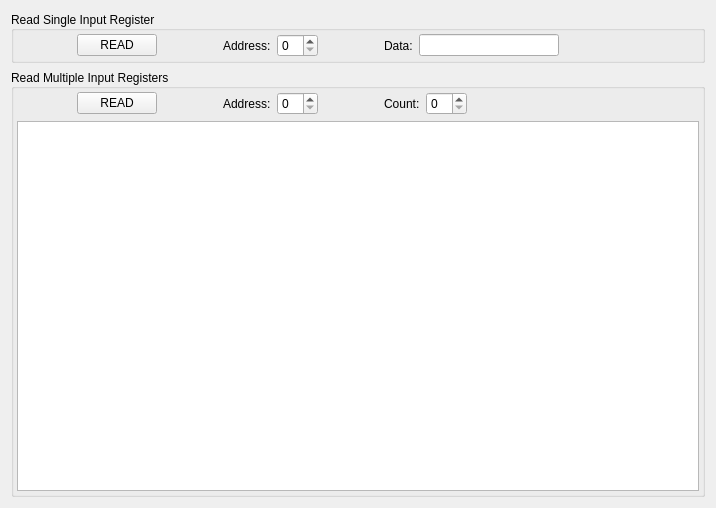
<?xml version="1.0" encoding="UTF-8"?>
<ui version="4.0">
 <class>IRWidget</class>
 <widget class="QWidget" name="IRWidget">
  <property name="geometry">
   <rect>
    <x>0</x>
    <y>0</y>
    <width>716</width>
    <height>508</height>
   </rect>
  </property>
  <property name="windowTitle">
   <string>IRWidget</string>
  </property>
  <layout class="QVBoxLayout" name="verticalLayout_2">
   <item>
    <widget class="QGroupBox" name="irReadSingleGroupBox">
     <property name="title">
      <string>Read Single Input Register</string>
     </property>
     <property name="alignment">
      <set>Qt::AlignmentFlag::AlignLeading|Qt::AlignmentFlag::AlignLeft|Qt::AlignmentFlag::AlignVCenter</set>
     </property>
     <layout class="QHBoxLayout" name="horizontalLayout">
      <property name="leftMargin">
       <number>3</number>
      </property>
      <property name="topMargin">
       <number>3</number>
      </property>
      <property name="rightMargin">
       <number>3</number>
      </property>
      <property name="bottomMargin">
       <number>3</number>
      </property>
      <item>
       <spacer name="horizontalSpacer">
        <property name="orientation">
         <enum>Qt::Orientation::Horizontal</enum>
        </property>
        <property name="sizeType">
         <enum>QSizePolicy::Policy::Fixed</enum>
        </property>
        <property name="sizeHint" stdset="0">
         <size>
          <width>60</width>
          <height>20</height>
         </size>
        </property>
       </spacer>
      </item>
      <item>
       <widget class="QPushButton" name="irReadSingleBtn">
        <property name="text">
         <string>READ</string>
        </property>
       </widget>
      </item>
      <item>
       <spacer name="horizontalSpacer_2">
        <property name="orientation">
         <enum>Qt::Orientation::Horizontal</enum>
        </property>
        <property name="sizeType">
         <enum>QSizePolicy::Policy::Fixed</enum>
        </property>
        <property name="sizeHint" stdset="0">
         <size>
          <width>60</width>
          <height>20</height>
         </size>
        </property>
       </spacer>
      </item>
      <item>
       <widget class="QLabel" name="irReadSingleAddressLabel">
        <property name="text">
         <string>Address:</string>
        </property>
       </widget>
      </item>
      <item>
       <widget class="QSpinBox" name="irReadSingleAddressSpinBox"/>
      </item>
      <item>
       <spacer name="horizontalSpacer_3">
        <property name="orientation">
         <enum>Qt::Orientation::Horizontal</enum>
        </property>
        <property name="sizeType">
         <enum>QSizePolicy::Policy::Fixed</enum>
        </property>
        <property name="sizeHint" stdset="0">
         <size>
          <width>60</width>
          <height>20</height>
         </size>
        </property>
       </spacer>
      </item>
      <item>
       <widget class="QLabel" name="irReadSingleDataLabel">
        <property name="text">
         <string>Data:</string>
        </property>
       </widget>
      </item>
      <item>
       <widget class="QLineEdit" name="irReadSingleDataLineEdit"/>
      </item>
      <item>
       <spacer name="horizontalSpacer_4">
        <property name="orientation">
         <enum>Qt::Orientation::Horizontal</enum>
        </property>
        <property name="sizeHint" stdset="0">
         <size>
          <width>40</width>
          <height>20</height>
         </size>
        </property>
       </spacer>
      </item>
     </layout>
    </widget>
   </item>
   <item>
    <widget class="QGroupBox" name="irReadMultipleGroupBox">
     <property name="title">
      <string>Read Multiple Input Registers</string>
     </property>
     <property name="alignment">
      <set>Qt::AlignmentFlag::AlignLeading|Qt::AlignmentFlag::AlignLeft|Qt::AlignmentFlag::AlignVCenter</set>
     </property>
     <layout class="QVBoxLayout" name="verticalLayout">
      <property name="spacing">
       <number>6</number>
      </property>
      <property name="leftMargin">
       <number>3</number>
      </property>
      <property name="topMargin">
       <number>3</number>
      </property>
      <property name="rightMargin">
       <number>3</number>
      </property>
      <property name="bottomMargin">
       <number>3</number>
      </property>
      <item>
       <layout class="QHBoxLayout" name="horizontalLayout_2">
        <item>
         <spacer name="horizontalSpacer_5">
          <property name="orientation">
           <enum>Qt::Orientation::Horizontal</enum>
          </property>
          <property name="sizeType">
           <enum>QSizePolicy::Policy::Fixed</enum>
          </property>
          <property name="sizeHint" stdset="0">
           <size>
            <width>60</width>
            <height>20</height>
           </size>
          </property>
         </spacer>
        </item>
        <item>
         <widget class="QPushButton" name="irReadMultipleBtn">
          <property name="text">
           <string>READ</string>
          </property>
         </widget>
        </item>
        <item>
         <spacer name="horizontalSpacer_6">
          <property name="orientation">
           <enum>Qt::Orientation::Horizontal</enum>
          </property>
          <property name="sizeType">
           <enum>QSizePolicy::Policy::Fixed</enum>
          </property>
          <property name="sizeHint" stdset="0">
           <size>
            <width>60</width>
            <height>20</height>
           </size>
          </property>
         </spacer>
        </item>
        <item>
         <widget class="QLabel" name="irReadMultipleAddressLabel">
          <property name="text">
           <string>Address:</string>
          </property>
         </widget>
        </item>
        <item>
         <widget class="QSpinBox" name="irReadMultipleAddressSpinBox"/>
        </item>
        <item>
         <spacer name="horizontalSpacer_7">
          <property name="orientation">
           <enum>Qt::Orientation::Horizontal</enum>
          </property>
          <property name="sizeType">
           <enum>QSizePolicy::Policy::Fixed</enum>
          </property>
          <property name="sizeHint" stdset="0">
           <size>
            <width>60</width>
            <height>20</height>
           </size>
          </property>
         </spacer>
        </item>
        <item>
         <widget class="QLabel" name="irReadMultipleCountLabel">
          <property name="text">
           <string>Count:</string>
          </property>
         </widget>
        </item>
        <item>
         <widget class="QSpinBox" name="irReadMultipleCountSpinBox"/>
        </item>
        <item>
         <spacer name="horizontalSpacer_8">
          <property name="orientation">
           <enum>Qt::Orientation::Horizontal</enum>
          </property>
          <property name="sizeHint" stdset="0">
           <size>
            <width>40</width>
            <height>20</height>
           </size>
          </property>
         </spacer>
        </item>
       </layout>
      </item>
      <item>
       <widget class="QTableView" name="irReadMultipleDataTableView"/>
      </item>
     </layout>
    </widget>
   </item>
  </layout>
 </widget>
 <layoutdefault spacing="6" margin="11"/>
 <resources/>
 <connections/>
</ui>
